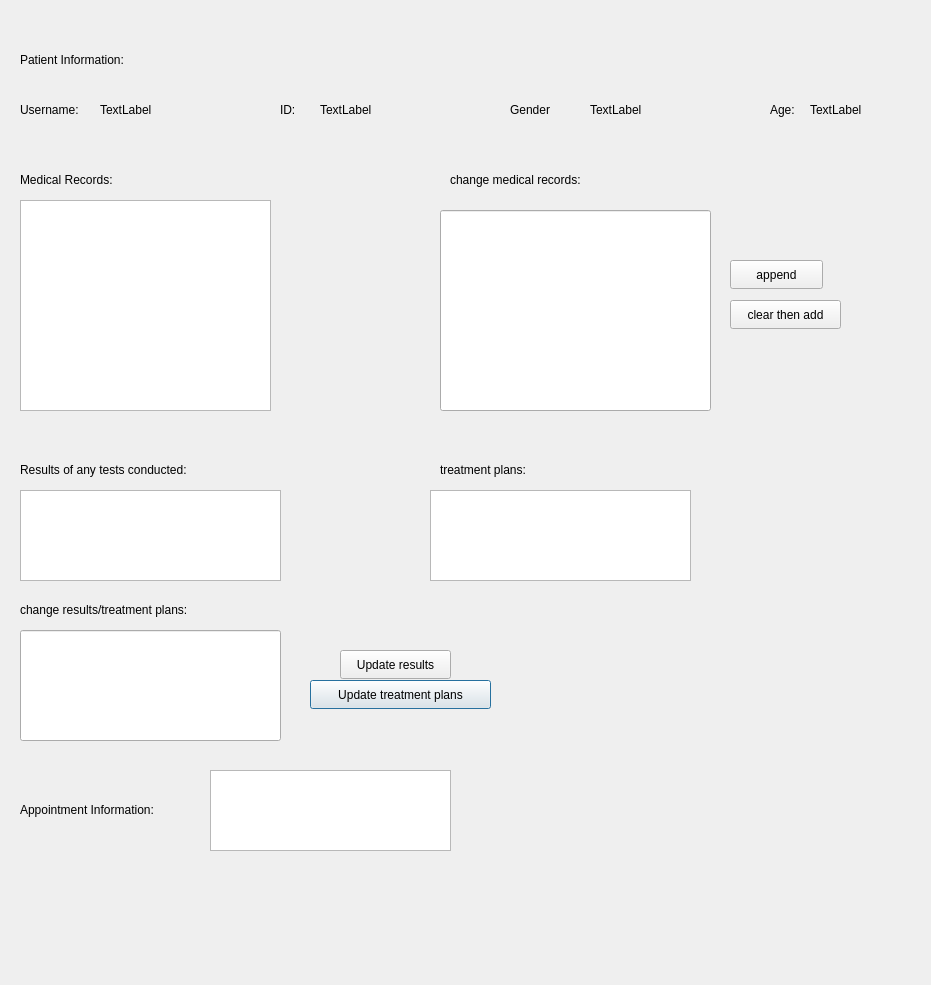
<?xml version="1.0" encoding="UTF-8"?>
<ui version="4.0">
 <class>EditPatientWindow</class>
 <widget class="QDialog" name="EditPatientWindow">
  <property name="geometry">
   <rect>
    <x>0</x>
    <y>0</y>
    <width>931</width>
    <height>985</height>
   </rect>
  </property>
  <property name="windowTitle">
   <string>Dialog</string>
  </property>
  <widget class="QLabel" name="label_6">
   <property name="geometry">
    <rect>
     <x>20</x>
     <y>460</y>
     <width>351</width>
     <height>20</height>
    </rect>
   </property>
   <property name="text">
    <string>Results of any tests conducted:</string>
   </property>
  </widget>
  <widget class="QLabel" name="label_10">
   <property name="geometry">
    <rect>
     <x>450</x>
     <y>170</y>
     <width>211</width>
     <height>20</height>
    </rect>
   </property>
   <property name="text">
    <string>change medical records:</string>
   </property>
  </widget>
  <widget class="QTextBrowser" name="MedRectextBrowser_2">
   <property name="geometry">
    <rect>
     <x>20</x>
     <y>200</y>
     <width>251</width>
     <height>211</height>
    </rect>
   </property>
  </widget>
  <widget class="QTextBrowser" name="textBrowser_3">
   <property name="geometry">
    <rect>
     <x>20</x>
     <y>490</y>
     <width>261</width>
     <height>91</height>
    </rect>
   </property>
  </widget>
  <widget class="QLabel" name="label">
   <property name="geometry">
    <rect>
     <x>20</x>
     <y>600</y>
     <width>251</width>
     <height>20</height>
    </rect>
   </property>
   <property name="text">
    <string>change results/treatment plans:</string>
   </property>
  </widget>
  <widget class="QPushButton" name="TPlanspushButton">
   <property name="geometry">
    <rect>
     <x>310</x>
     <y>680</y>
     <width>181</width>
     <height>29</height>
    </rect>
   </property>
   <property name="text">
    <string>Update treatment plans</string>
   </property>
  </widget>
  <widget class="QTextBrowser" name="textBrowser_4">
   <property name="geometry">
    <rect>
     <x>430</x>
     <y>490</y>
     <width>261</width>
     <height>91</height>
    </rect>
   </property>
  </widget>
  <widget class="QLabel" name="label_2">
   <property name="geometry">
    <rect>
     <x>20</x>
     <y>50</y>
     <width>161</width>
     <height>20</height>
    </rect>
   </property>
   <property name="text">
    <string>Patient Information:</string>
   </property>
  </widget>
  <widget class="QLineEdit" name="plansandReslineEdit">
   <property name="geometry">
    <rect>
     <x>20</x>
     <y>630</y>
     <width>261</width>
     <height>111</height>
    </rect>
   </property>
  </widget>
  <widget class="QLabel" name="label_5">
   <property name="geometry">
    <rect>
     <x>20</x>
     <y>170</y>
     <width>121</width>
     <height>20</height>
    </rect>
   </property>
   <property name="text">
    <string>Medical Records:</string>
   </property>
  </widget>
  <widget class="QTextEdit" name="AppInfotextEdit">
   <property name="geometry">
    <rect>
     <x>210</x>
     <y>770</y>
     <width>241</width>
     <height>81</height>
    </rect>
   </property>
  </widget>
  <widget class="QLabel" name="label_8">
   <property name="geometry">
    <rect>
     <x>20</x>
     <y>800</y>
     <width>181</width>
     <height>20</height>
    </rect>
   </property>
   <property name="text">
    <string>Appointment Information:</string>
   </property>
  </widget>
  <widget class="QPushButton" name="AppendpushButton">
   <property name="geometry">
    <rect>
     <x>730</x>
     <y>260</y>
     <width>93</width>
     <height>29</height>
    </rect>
   </property>
   <property name="text">
    <string>append</string>
   </property>
  </widget>
  <widget class="QLabel" name="IDLabel">
   <property name="geometry">
    <rect>
     <x>320</x>
     <y>100</y>
     <width>63</width>
     <height>20</height>
    </rect>
   </property>
   <property name="text">
    <string>TextLabel</string>
   </property>
  </widget>
  <widget class="QPushButton" name="ResultspushButton">
   <property name="geometry">
    <rect>
     <x>340</x>
     <y>650</y>
     <width>111</width>
     <height>29</height>
    </rect>
   </property>
   <property name="text">
    <string>Update results</string>
   </property>
  </widget>
  <widget class="QLabel" name="label_9">
   <property name="geometry">
    <rect>
     <x>100</x>
     <y>100</y>
     <width>131</width>
     <height>20</height>
    </rect>
   </property>
   <property name="text">
    <string>TextLabel</string>
   </property>
  </widget>
  <widget class="QLabel" name="label_4">
   <property name="geometry">
    <rect>
     <x>280</x>
     <y>100</y>
     <width>63</width>
     <height>20</height>
    </rect>
   </property>
   <property name="text">
    <string>ID: </string>
   </property>
  </widget>
  <widget class="QPushButton" name="AddNewPshButton">
   <property name="geometry">
    <rect>
     <x>730</x>
     <y>300</y>
     <width>111</width>
     <height>29</height>
    </rect>
   </property>
   <property name="text">
    <string>clear then add</string>
   </property>
  </widget>
  <widget class="QLabel" name="label_3">
   <property name="geometry">
    <rect>
     <x>20</x>
     <y>100</y>
     <width>81</width>
     <height>20</height>
    </rect>
   </property>
   <property name="text">
    <string>Username:</string>
   </property>
  </widget>
  <widget class="QLabel" name="label_7">
   <property name="geometry">
    <rect>
     <x>440</x>
     <y>460</y>
     <width>171</width>
     <height>20</height>
    </rect>
   </property>
   <property name="text">
    <string>treatment plans:</string>
   </property>
  </widget>
  <widget class="QLineEdit" name="MedRecordslineEdit">
   <property name="geometry">
    <rect>
     <x>440</x>
     <y>210</y>
     <width>271</width>
     <height>201</height>
    </rect>
   </property>
  </widget>
  <widget class="QLabel" name="label_11">
   <property name="geometry">
    <rect>
     <x>510</x>
     <y>100</y>
     <width>81</width>
     <height>20</height>
    </rect>
   </property>
   <property name="text">
    <string>Gender</string>
   </property>
  </widget>
  <widget class="QLabel" name="label_12">
   <property name="geometry">
    <rect>
     <x>770</x>
     <y>100</y>
     <width>63</width>
     <height>20</height>
    </rect>
   </property>
   <property name="text">
    <string>Age:</string>
   </property>
  </widget>
  <widget class="QLabel" name="IDLabel_2">
   <property name="geometry">
    <rect>
     <x>810</x>
     <y>100</y>
     <width>63</width>
     <height>20</height>
    </rect>
   </property>
   <property name="text">
    <string>TextLabel</string>
   </property>
  </widget>
  <widget class="QLabel" name="label_13">
   <property name="geometry">
    <rect>
     <x>590</x>
     <y>100</y>
     <width>131</width>
     <height>20</height>
    </rect>
   </property>
   <property name="text">
    <string>TextLabel</string>
   </property>
  </widget>
 </widget>
 <resources/>
 <connections/>
</ui>
